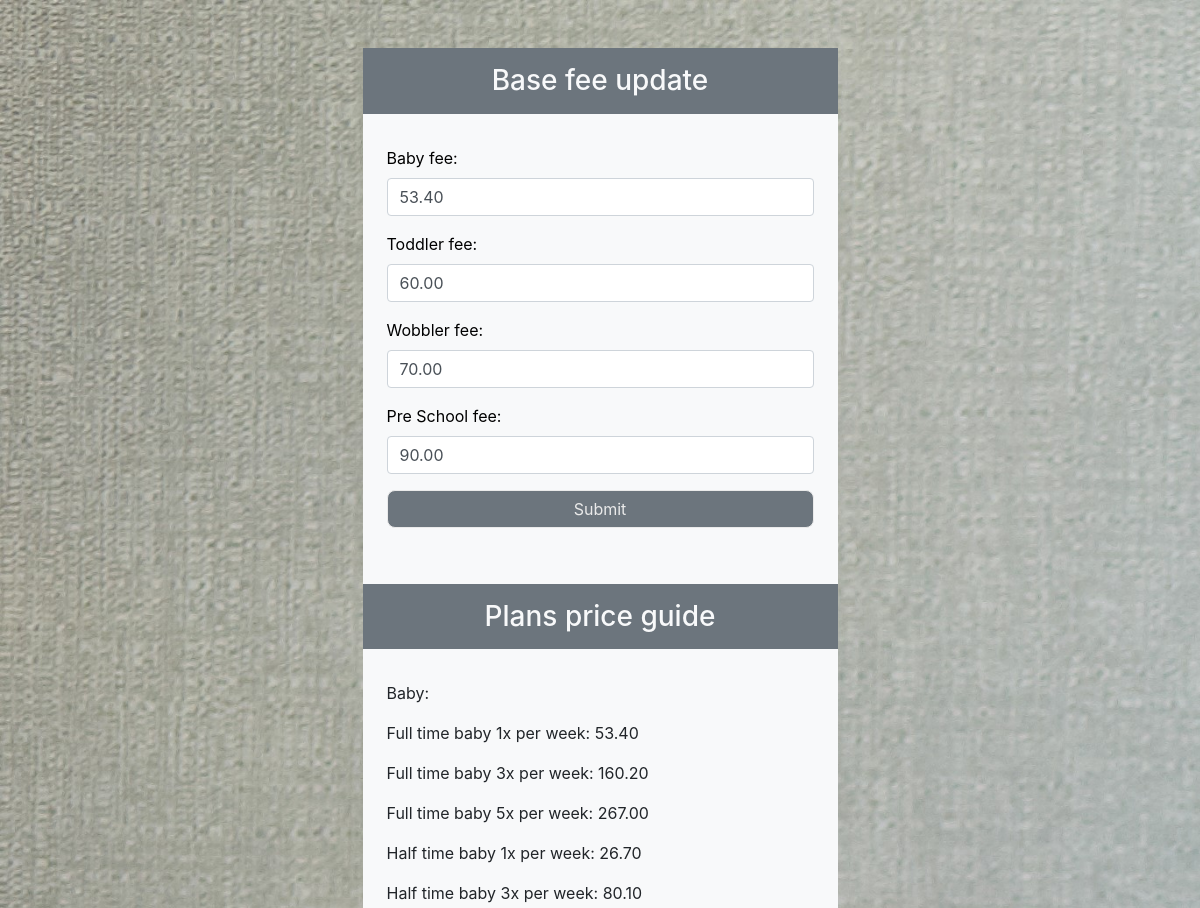
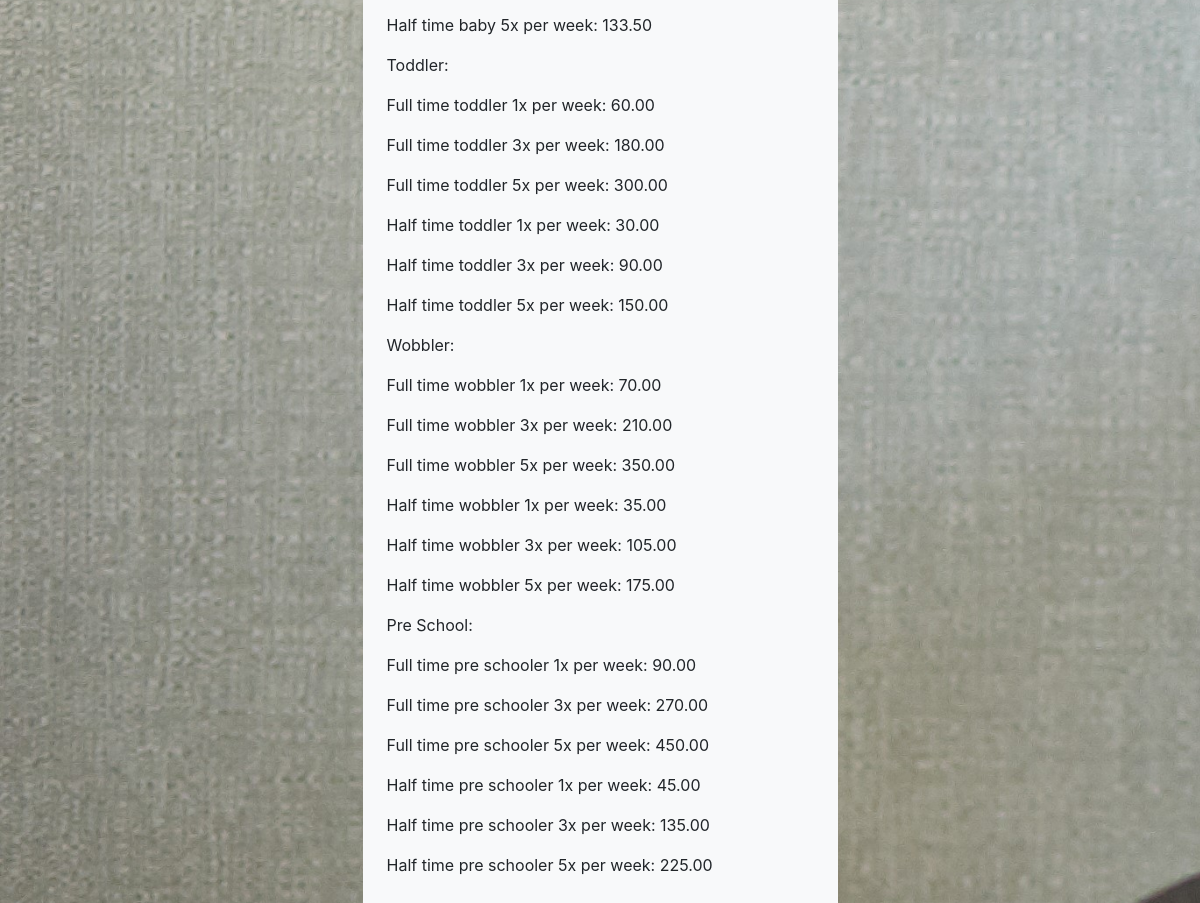
The app's page /registration_edit.php (signed in), older data (2 pictures, top to bottom).
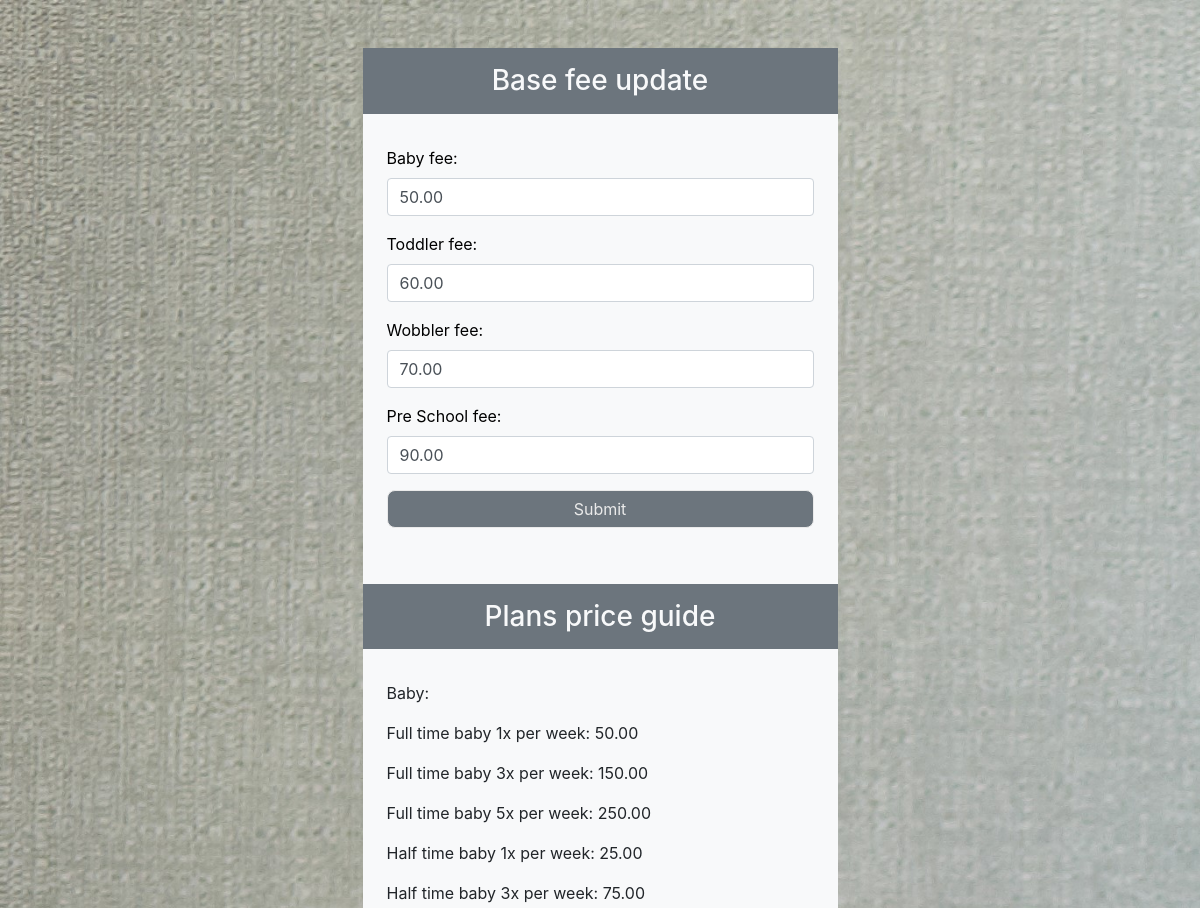
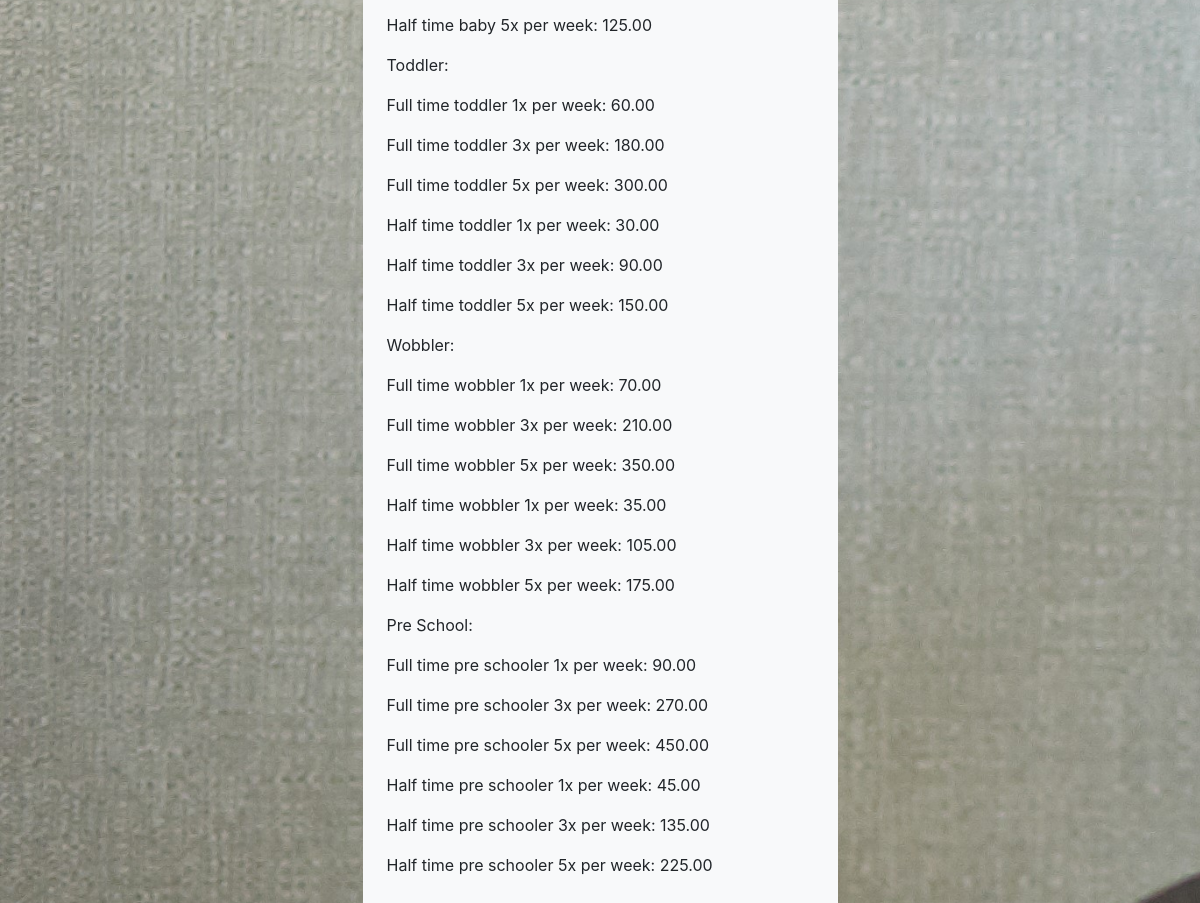
The same page, newer data (2 pictures, top to bottom).
### tables this page shows
CREATE TABLE `fees` (
  `baby` decimal(15,2) NOT NULL,
  `wobbler` decimal(15,2) NOT NULL,
  `toddler` decimal(15,2) NOT NULL,
  `preschool` decimal(15,2) NOT NULL
);

### registration_edit.php (the view, shortened to what the changed rows need)
<?php
require('mysql_connect.php');
$query4 = "SELECT * FROM fees";
$result4 = @mysqli_query($db_connection, $query4);
if ($result4->num_rows == 1) {
    $row = $result4->fetch_assoc();
    $baby_fee = $row["baby"];
    $toddler_fee = $row["toddler"];
    $wobbler_fee = $row["wobbler"];
    $preschool_fee = $row["preschool"];
    $full_baby_1 = $baby_fee;
    $full_baby_3 = number_format(3 * $baby_fee,2);
    $full_baby_5 = number_format(5 * $baby_fee,2);
    $part_baby_1 = number_format($baby_fee / 2,2);
    $part_baby_3 = number_format(3 * $baby_fee / 2,2);
    $part_baby_5 = number_format(5 * $baby_fee / 2,2);
    $full_toddler_1 = $toddler_fee;
    $full_toddler_3 = number_format(3 * $toddler_fee,2);
    $full_toddler_5 = number_format(5 * $toddler_fee,2);
    $part_toddler_1 = number_format($toddler_fee / 2,2);
    $part_toddler_3 = number_format(3 * $toddler_fee / 2,2);
    $part_toddler_5 = number_format(5 * $toddler_fee / 2,2);
    $full_wobbler_1 = $wobbler_fee;
    $full_wobbler_3 = number_format(3 * $wobbler_fee,2);
    $full_wobbler_5 = number_format(5 * $wobbler_fee,2);
    $part_wobbler_1 = number_format($wobbler_fee / 2,2);
    $part_wobbler_3 = number_format(3 * $wobbler_fee / 2,2);
    $part_wobbler_5 = number_format(5 * $wobbler_fee / 2,2);
    $full_preschool_1 = $preschool_fee;
    $full_preschool_3 = number_format(3 * $preschool_fee,2);
    $full_preschool_5 = number_format(5 * $preschool_fee,2);
    $part_preschool_1 = number_format($preschool_fee / 2,2);
    $part_preschool_3 = number_format(3 * $preschool_fee / 2,2);
    $part_preschool_5 = number_format(5 * $preschool_fee / 2,2);
}
?>
<html lang="en">
<head>
    <link rel="stylesheet" href="https://maxcdn.bootstrapcdn.com/bootstrap/4.0.0/css/bootstrap.min.css">
    <link rel="stylesheet" href="style/style.css">
</head>
<body>
<div class="container">
    <div class="row justify-content-center">
        <div class="col-lg-5 bg-light mt-5 px-0">
            <form action="registration_edit.php" method="post" class="p-4">
                <div class="form-group">
                    <label for="baby_fee">Baby fee:</label>
                    <input type="text" name="baby_fee" class="form-control" maxlength=100 value="<?= $baby_fee; ?>" required>
                </div>
                <div class="form-group">
                    <label for="toddler_fee">Toddler fee:</label>
                    <input type="text" name="toddler_fee" class="form-control" maxlength=100 value="<?= $toddler_fee; ?>" required>
                </div>
                <div class="form-group">
                    <label for="wobbler_fee">Wobbler fee:</label>
                    <input type="text" name="wobbler_fee" class="form-control" maxlength=100 value="<?= $wobbler_fee; ?>"required>
                </div>
                <div class="form-group">
                    <label for="preschool_fee">Pre School fee:</label>
                    <input type="text" name="preschool_fee" class="form-control" maxlength=100 value="<?= $preschool_fee; ?>"required>
                </div>
            </form>
            <div class="p-4">
                <p>Baby:</p>
                <p>Full time baby 1x per week: <?= $full_baby_1; ?></p>
                <p>Full time baby 3x per week: <?= $full_baby_3; ?></p>
                <p>Full time baby 5x per week: <?= $full_baby_5; ?></p>
                <p>Half time baby 1x per week: <?= $part_baby_1; ?></p>
                <p>Half time baby 3x per week: <?= $part_baby_3; ?></p>
                <p>Half time baby 5x per week: <?= $part_baby_5; ?></p>
                <p>Toddler:</p>
                <p>Full time toddler 1x per week: <?= $full_toddler_1; ?></p>
                <p>Full time toddler 3x per week: <?= $full_toddler_3; ?></p>
                <p>Full time toddler 5x per week: <?= $full_toddler_5; ?></p>
                <p>Half time toddler 1x per week: <?= $part_toddler_1; ?></p>
                <p>Half time toddler 3x per week: <?= $part_toddler_3; ?></p>
                <p>Half time toddler 5x per week: <?= $part_toddler_5; ?></p>
                <p>Wobbler:</p>
                <p>Full time wobbler 1x per week: <?= $full_wobbler_1; ?></p>
                <p>Full time wobbler 3x per week: <?= $full_wobbler_3; ?></p>
                <p>Full time wobbler 5x per week: <?= $full_wobbler_5; ?></p>
                <p>Half time wobbler 1x per week: <?= $part_wobbler_1; ?></p>
                <p>Half time wobbler 3x per week: <?= $part_wobbler_3; ?></p>
                <p>Half time wobbler 5x per week: <?= $part_wobbler_5; ?></p>
                <p>Pre School:</p>
                <p>Full time pre schooler 1x per week: <?= $full_preschool_1; ?></p>
                <p>Full time pre schooler 3x per week: <?= $full_preschool_3; ?></p>
                <p>Full time pre schooler 5x per week: <?= $full_preschool_5; ?></p>
                <p>Half time pre schooler 1x per week: <?= $part_preschool_1; ?></p>
                <p>Half time pre schooler 3x per week: <?= $part_preschool_3; ?></p>
                <p>Half time pre schooler 5x per week: <?= $part_preschool_5; ?></p>
            </div>
        </div>
    </div>
</div>
</body>
</html>

Row changes from the older to the newer data that the page shows:
removed fees: baby_fee "53.40", toddler_fee "60.00", wobbler_fee "70.00", preschool_fee "90.00", baby "53.40", baby "160.20", baby "267.00", baby "26.70", baby "80.10", baby "133.50", toddler "60.00", toddler "180.00", toddler "300.00", toddler "30.00", toddler "90.00", toddler "150.00", wobbler "70.00", wobbler "210.00", wobbler "350.00", wobbler "35.00", wobbler "105.00", wobbler "175.00", preschool "90.00", preschool "270.00", preschool "450.00", preschool "45.00", preschool "135.00", preschool "225.00"
added fees: baby_fee "50.00", toddler_fee "60.00", wobbler_fee "70.00", preschool_fee "90.00", baby "50.00", baby "150.00", baby "250.00", baby "25.00", baby "75.00", baby "125.00", toddler "60.00", toddler "180.00", toddler "300.00", toddler "30.00", toddler "90.00", toddler "150.00", wobbler "70.00", wobbler "210.00", wobbler "350.00", wobbler "35.00", wobbler "105.00", wobbler "175.00", preschool "90.00", preschool "270.00", preschool "450.00", preschool "45.00", preschool "135.00", preschool "225.00"
